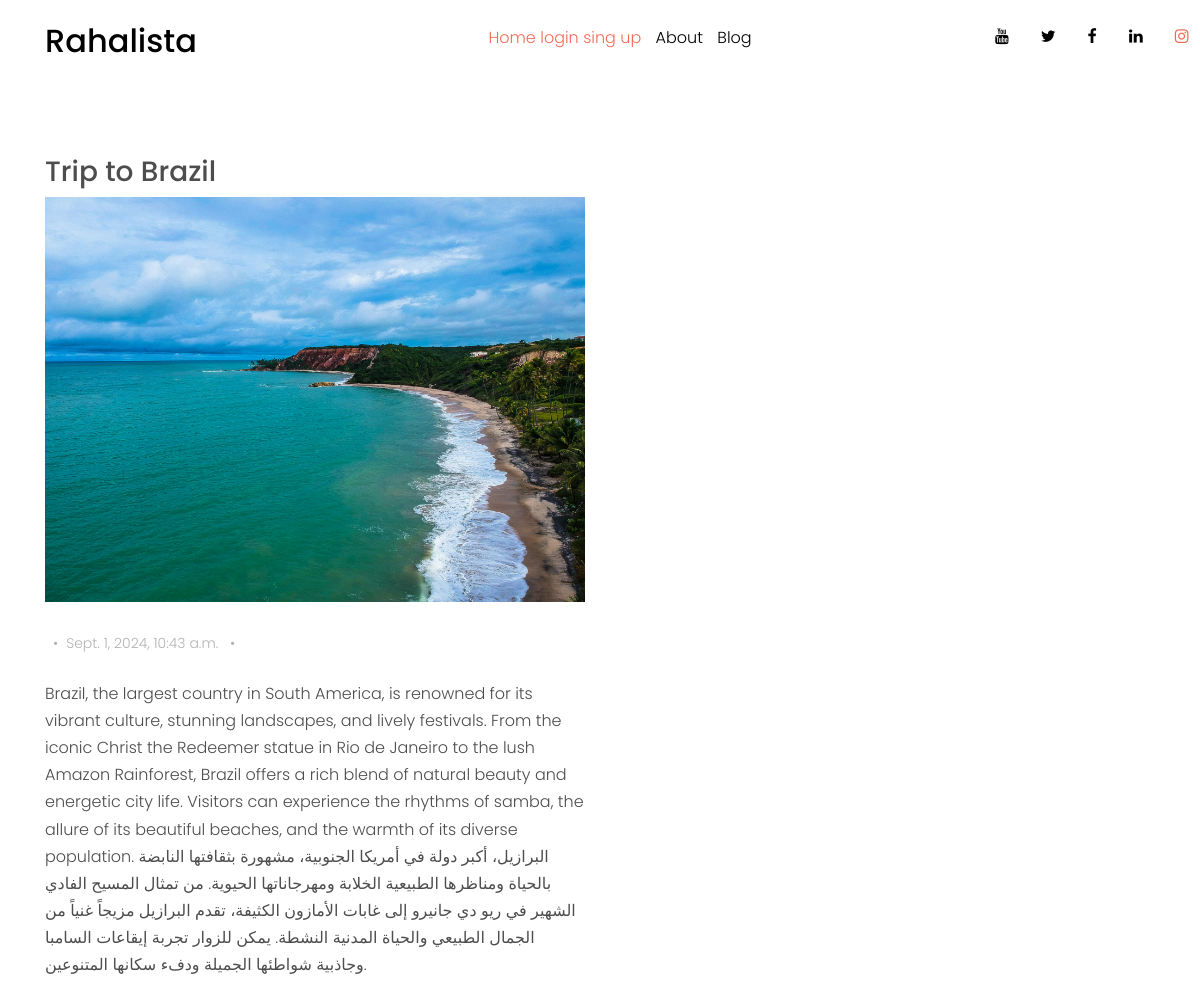
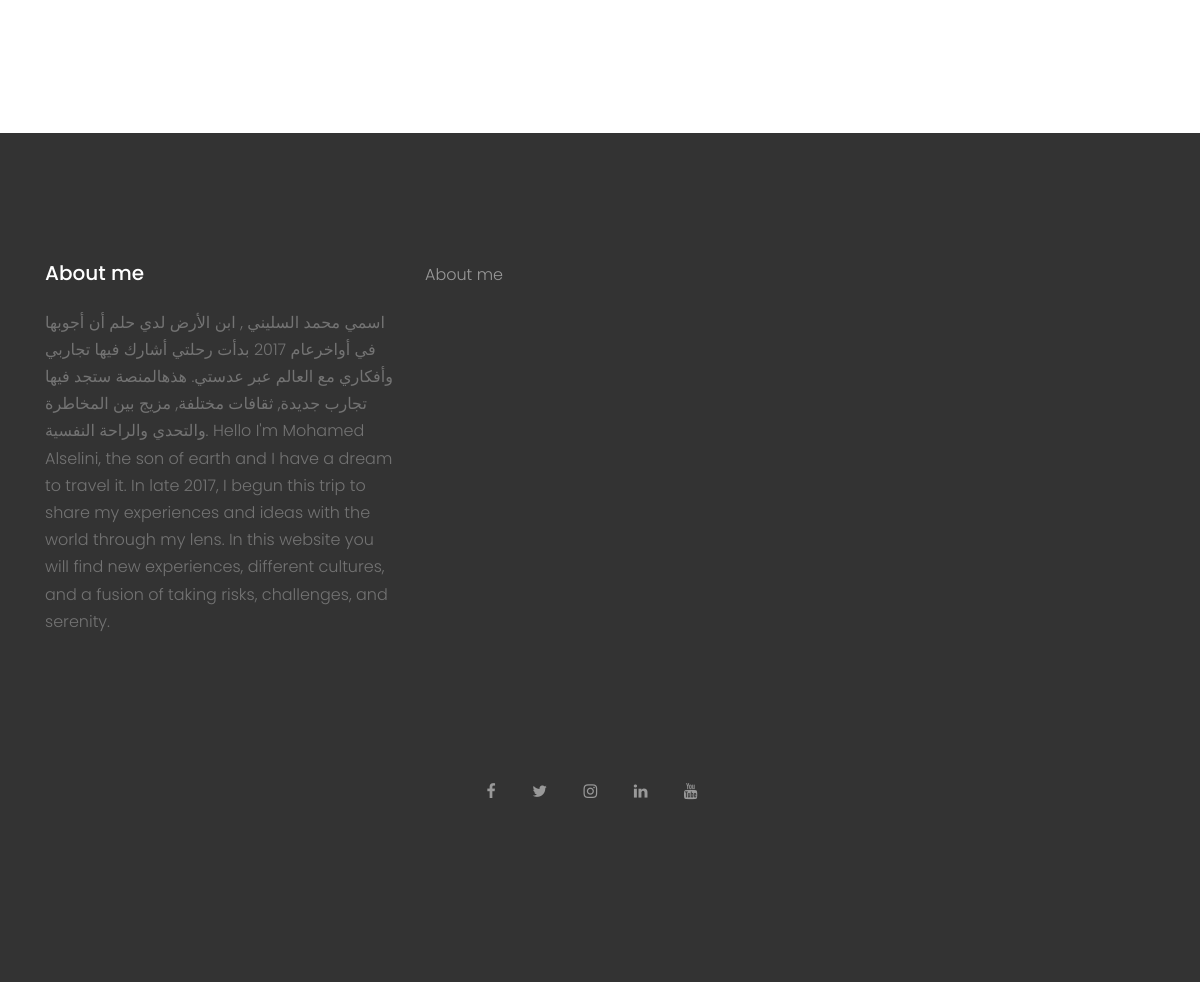
The app's page /trip_details/3 with its own data (2 pictures, top to bottom).
### core/models.py (models this page shows, shortened)
class Trip(models.Model):
    country = models.CharField(max_length=200)
    content = models.TextField()
    date_posted = models.DateTimeField(auto_now_add=True)
    image = models.ImageField(upload_to='trip_images/', blank=True, null=True)

### core/views.py (the view)
# urls.py: path('trip_details/<int:pk>',trip_details,name='trip'),
def trip_details(request,pk):
    trip=get_object_or_404(Trip,id=pk)
    return render(request,'home/trip.html',{'trip':trip})

### templates/home/trip.html
{% extends "base.html" %}
{% block content %}
    <div class="site-section">
      <div class="container">
        <h3>Trip to {{trip.country}}</h3>
        <div class="row mb-3 align-items-stretch">
          <div class="col-md-6 col-lg-6 mb-4 mb-lg-4">
            <div class="h-entry">
              <img src="{{trip.image.url}}" alt="Image" class="img-fluid">
              <div class="meta mb-4"><span class="mx-2">&bullet;</span>{{trip.date_posted}} <span class="mx-2">&bullet;</span></div>
              <p>{{trip.content}}</p>
            </div>
          </div>
        </div>
      </div>
    </div>
  {% endblock %}

### static/css/style.css (style rules this page uses)
body { line-height: 1.7; color: #4d4d4d; font-weight: 300; font-size: 1rem; }
h1, h2, h3, h4, h5, .h1, .h2, .h3, .h4, .h5 { font-family: "Poppins", -apple-system, BlinkMacSystemFont, "Segoe UI", Roboto, "Helvetica Neue", Arial, sans-serif, "Apple Color Emoji", "Segoe UI Emoji", "Segoe UI Symbol", "Noto Color Emoji"; }
.site-section { padding: 2.5em 0; }
@media (min-width: 768px) { .site-section { padding: 5em 0; } }
.h-entry img { margin-bottom: 30px; }
.h-entry .meta { color: #b3b3b3; font-size: 14px; }

### records on screen
Trip: country "Brazil", image (picture), date_posted "Sept. 1, 2024, 10:43 a.m.", content "Brazil, the largest country in South America, is renowned for its vibrant culture, stunning landscapes, and lively festivals. From the iconic Christ the Redeemer statue in Rio de Janeiro to the lush Amazon Rainforest, Brazil offers a rich blend of natural beauty and energetic city life. Visitors can experience the rhythms of samba, the allure of its beautiful beaches, and the warmth of its diverse population. البرازيل، أكبر دولة في أمريكا الجنوبية، مشهورة بثقافتها النابضة بالحياة ومناظرها الطبيعية الخلابة ومهرجاناتها الحيوية. من تمثال المسيح الفادي الشهير في ريو دي جانيرو إلى غابات الأمازون الكثيفة، تقدم البرازيل مزيجاً غنياً من الجمال الطبيعي والحياة المدنية النشطة. يمكن للزوار تجربة…"
